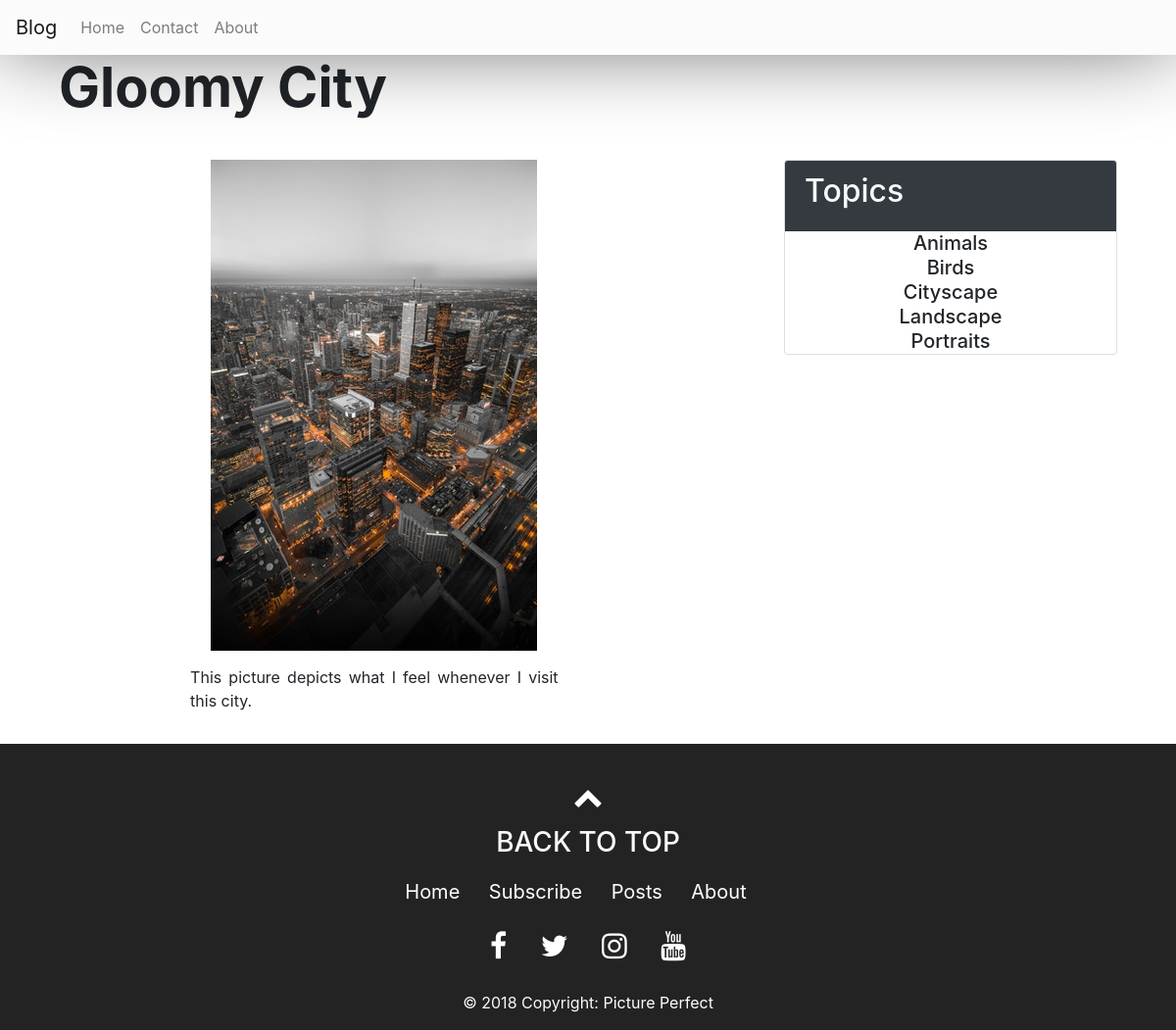
The app's page /single_post.php?post-slug=gloomy-city with its own data.
### tables this page shows
CREATE TABLE IF NOT EXISTS `posts` (
  `id` int(11) NOT NULL AUTO_INCREMENT,
  `admin_id` int(11) NOT NULL,
  `title` varchar(255) NOT NULL,
  `slug` varchar(255) NOT NULL,
  `image` varchar(255) NOT NULL,
  `body` text NOT NULL,
  `created_at` datetime NOT NULL DEFAULT CURRENT_TIMESTAMP,
  PRIMARY KEY (`id`),
  UNIQUE KEY `slug` (`slug`),
  KEY `admin_id` (`admin_id`)
);

CREATE TABLE IF NOT EXISTS `topics` (
  `id` int(11) NOT NULL AUTO_INCREMENT,
  `name` varchar(255) NOT NULL,
  `slug` varchar(255) NOT NULL,
  PRIMARY KEY (`id`),
  UNIQUE KEY `slug` (`slug`)
);

### includes/functions.php (called while the page is built, shortened)
<?php
function getPostTopic($post_id){
	global $conn;
	$sql = "SELECT * FROM topics WHERE id=
			(SELECT topic_id FROM post_topic WHERE post_id=$post_id) LIMIT 1";
	$result = mysqli_query($conn, $sql);
	$topic = mysqli_fetch_assoc($result);
	return $topic;
}
function getPost($slug){
	global $conn;
	$post_slug = $_GET['post-slug'];
	$sql = "SELECT * FROM posts WHERE slug='$post_slug'";
	$result = mysqli_query($conn, $sql);
	$post = mysqli_fetch_assoc($result);
	if ($post) {
		$post['topic'] = getPostTopic($post['id']);
	}
	return $post;
}
function getAllTopics()
{
	global $conn;
	$sql = "SELECT * FROM topics";
	$result = mysqli_query($conn, $sql);
	$topics = mysqli_fetch_all($result, MYSQLI_ASSOC);
	return $topics;
}
?>

### single_post.php (the view, shortened to what this page needs)
<?php  include('config.php'); ?>
<?php  include('includes/functions.php'); ?>
<?php
	if (isset($_GET['post-slug'])) {
		$post = getPost($_GET['post-slug']);
	}
	$topics = getAllTopics();
?>
<?php include('includes/head_section.php'); ?>
<body>
		<?php include( ROOT_PATH . '/includes/navbar.php'); ?>
<div class="container " >
    <h1 class="post-title display-4 font-weight-bold col-md-12"><?php echo $post['title']; ?></h1>
    <div class="row">
    <div class="content d-flex justify-content-center col-md-8" >
		<div class="post-wrapper">
			<div class="full-post-div ">
				<center>
				<a href="<?php echo BASE_URL . '/static/' . $post['image']; ?>" data-fancybox ><img class='img-fluid single-post-img dimconstraints' src="<?php echo BASE_URL . '/static/' . $post['image']; ?>" class="mx-auto d-block"></a>
				</center>
                <div class="post-body-div">
					<?php echo html_entity_decode($post['body']); ?>
				</div>
			</div>
		</div>
	</div>
    <div class= "content d-flex justify-content-center col-md-4">
			<div class="card" style="
    width: 350px;
    height: fit-content;
">
				<div class="card-header text-light bg-dark">
					<h2>Topics</h2>
				</div>
				<div class="card-content text-center">
					<?php foreach ($topics as $topic): ?>
						<a class="h5"
							href="<?php echo BASE_URL . 'filtered_posts.php?topic=' . $topic['id'] ?>">
							<?php echo $topic['name'].'<br>'; ?>
						</a>
					<?php endforeach ?>
				</div>
			</div>
		</div>
    </div>
    </div>
<?php include( ROOT_PATH . '/includes/footer.php'); ?>

### static/style.css (style rules this page uses)
.row { margin:0px; }
.content { margin-top: 32px; margin-bottom: 32px; }
.full-post-div { margin-right: 20px; text-align: justify; width:85%; }
.post-body-div { margin-top: 15px; }

### records on screen
posts: title "Gloomy City", image (picture), body "This picture depicts what I feel whenever I visit this city."
topics: name "Animals"
topics: name "Birds"
topics: name "Cityscape"
topics: name "Landscape"
topics: name "Portraits"
